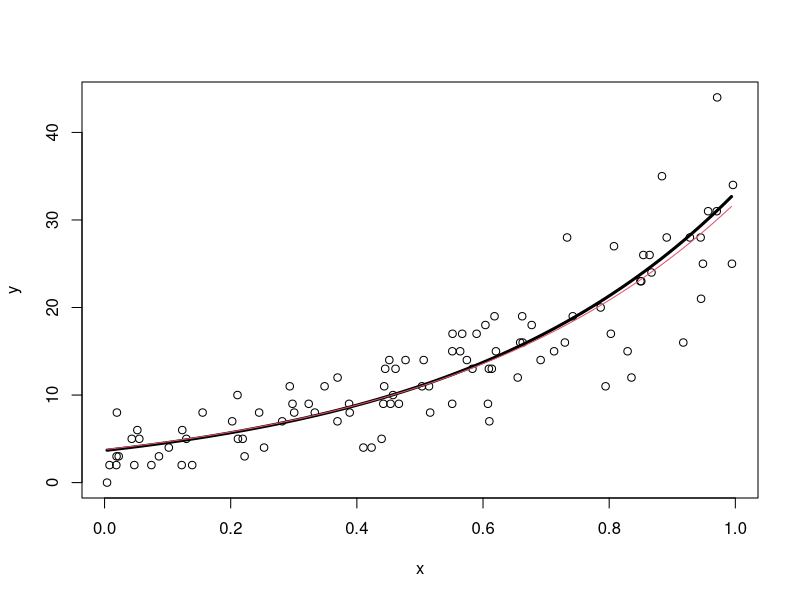
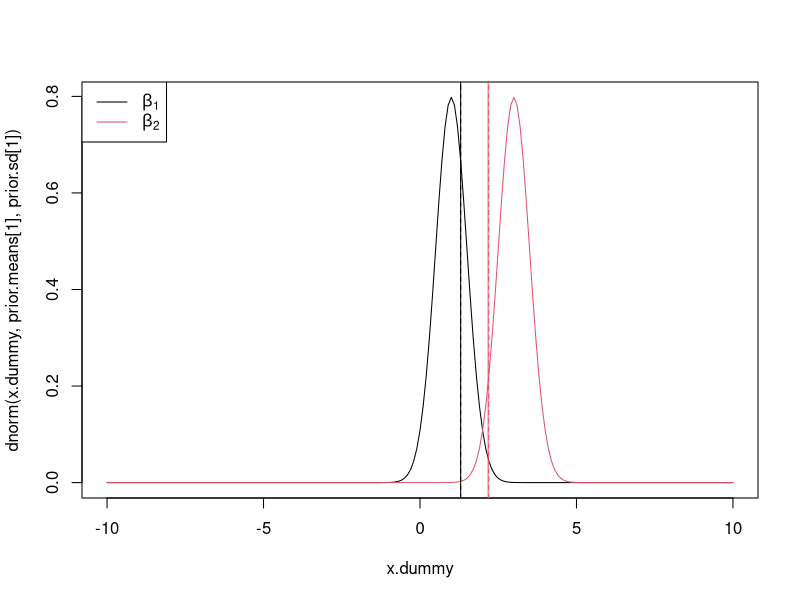
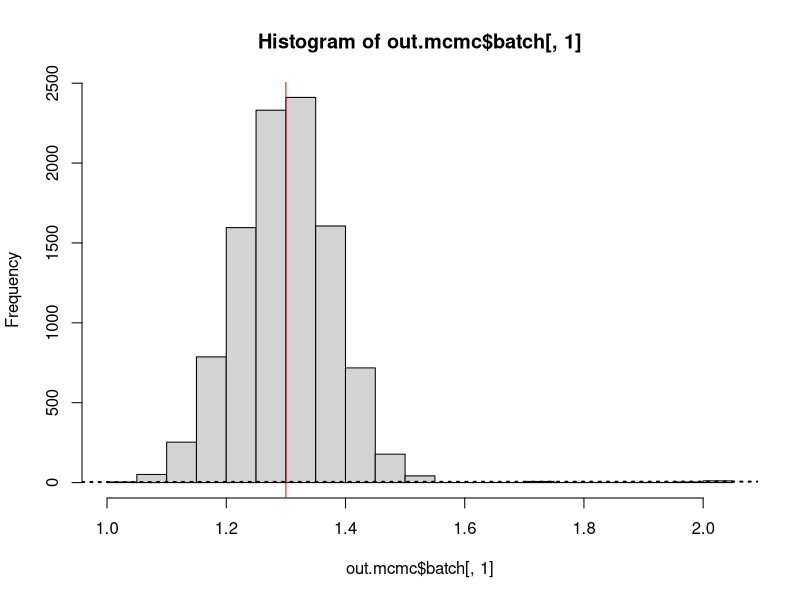

R code for these plots, in order:
rm(list=ls())

#############################################################################################
# Simulate data
#############################################################################################
set.seed(3847) # Reproducible!

n<-100
x<-runif(n, 0,1)

beta <- c(1.3, 2.2)

y.hat<-exp(beta[1] + beta[2]*x) # core model
y<-rpois(n, lambda=y.hat) # shell

x.dum <- seq(min(x), max(x), 0.01)
y.dum <- exp(beta[1]+beta[2]*x.dum)

plot(x,y)
lines(x.dum, y.dum, lwd=3)
#############################################################################################
# Approach #1: Likelihood
#############################################################################################

# Likelihood function
NLL<-function(params){
  lambda = exp(params[1] + params[2]*x)
  LL<-dpois(y, lambda = lambda, log=TRUE)	
  return(-sum(LL))
}

out<-optim(c(1,1), NLL)

beta.like<-out$par

lines(x.dum, exp(beta.like[1]+beta.like[2]*x.dum), col=2)
#############################################################################################
# Approach #2: Bayesian approach
#############################################################################################

# Define priors
prior.means<-c(1,3)
prior.sd<-c(0.5, 0.5)

# Plot priors and "true" values (that we only know because we simulated the data)
x.dummy<-seq(-10,10,0.1)
plot(x.dummy, dnorm(x.dummy, prior.means[1], prior.sd[1]), "l")
lines(x.dummy, dnorm(x.dummy, prior.means[2], prior.sd[2]), col=2)
legend('topleft', lwd=1, col=c(1,2), c(expression(beta[1]), expression(beta[2])))
abline(v=beta, col=c(1,2), lty=2)

# Function returning prior log density for a given params
prior<-function(params){
  pr<-dnorm(params, mean = prior.means, sd = prior.sd, log=TRUE)
  return(sum(pr))
}

# Function returning log posterior (non-normalized...don't know probability of the data!)
posterior<-function(params){
  logPost<- -NLL(params) + prior(params)
  return(logPost)
}

#------------------------------------------------------------------------------------
# Using R package MCMC
#------------------------------------------------------------------------------------

library(mcmc)
iter<-10000 # number of mcmc iterations we want to run

set.seed(42) # to get reproducible results
beta.init <- c(2,2) # initial guess at parameter values to start mcmc

# Metropolis algorithm:
out.mcmc <- metrop(obj = posterior, initial = beta.init, nbatch = iter, scale = 0.08)
# scale = how far you jump, nbatch = how many iterations, initial is where you start out
# ex. starting the drunkard at beta1 = 2, beta2 = 2.

names(out.mcmc)

out.mcmc$accept # we want an acceptance rate of ~ 20%, can adjust scale
# plot(out.mcmc$batch[,1]) # bigger steps = lower acceptance rate because it's not exploring
# the posterior surface very well.

beta.mcmc<-apply(out.mcmc$batch, 2, mean)
abline(v=beta.mcmc, col=c(1,2))

# Plot posterior distribution:
hist(out.mcmc$batch [ ,1]) 
abline(v = beta[1], col = "red") # True value




#------------------------------------------------------------------------------------
# Writing our own Metropolis algorithm!!
#------------------------------------------------------------------------------------

params.g<-matrix(nrow=iter, ncol=2)
params.g[1,]<-beta.init

post.g<-numeric(iter)
post.g[1]<-posterior(params.g[1,])

accept<-0

for(g in 2:iter){
  
  # Jump distribution
  params.star<-rnorm(2, mean=params.g[g-1,], sd=1)
  post.star<-posterior(params.star)
  
  a<-min(1, exp(post.star - post.g[1]))
  z<-rbinom(1, 1, prob=a)
  
  if(z==0){
    params.g[g,]<-params.g[g-1,]
    post.g[g]<-post.g[g-1]
  }else{
    accept<-accept+1
    params.g[g,]<-params.star
    post.g[g]<-post.star
  }
  
}

accept/iter # As sd increases, you increase the chance of overstepping, and this ratio
# goes down. 

beta.ours<-apply(params.g, 2, mean)

abline(beta.ours, col=c(1,2), lty=3,lwd=2)


#############################################################################################
# Summary
#############################################################################################

rbind(beta, beta.like, beta.mcmc, beta.ours)

par(mfrow=c(2,1), mar=c(4,4,2,1))
